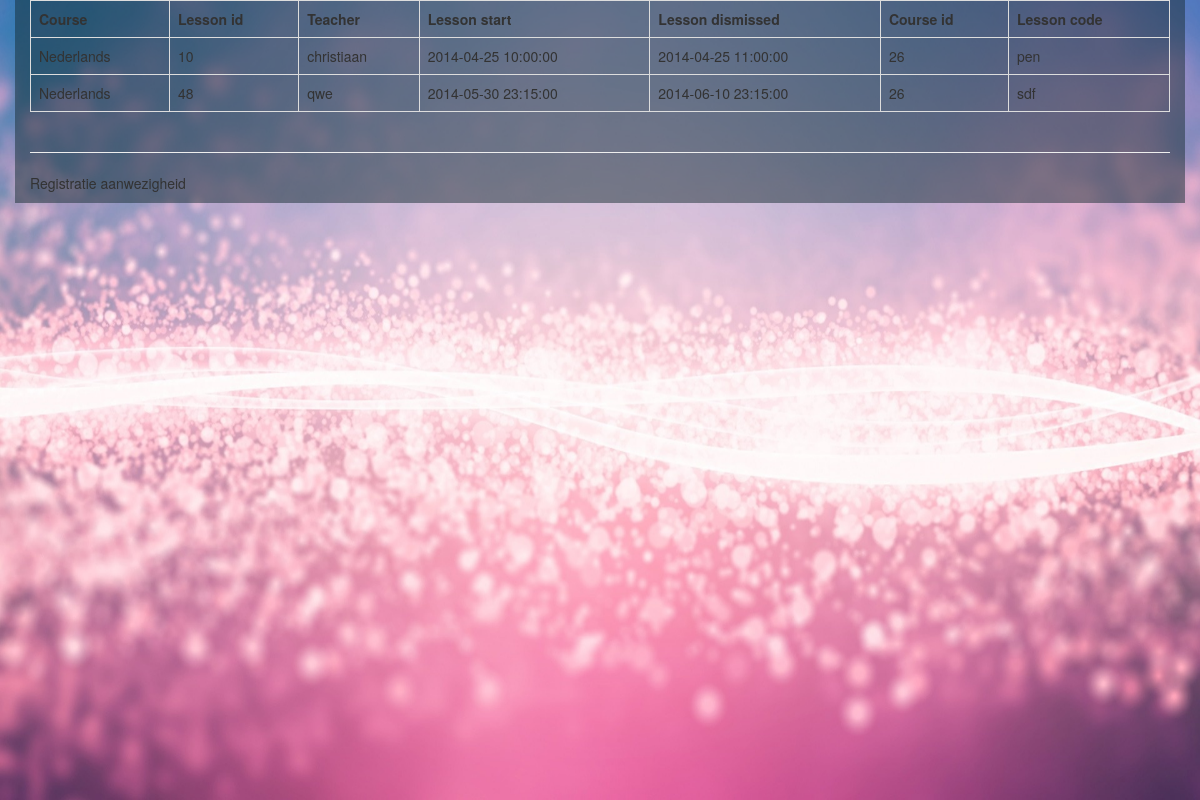
/lessons.php?id=26, run on an earlier commit of the app's database.
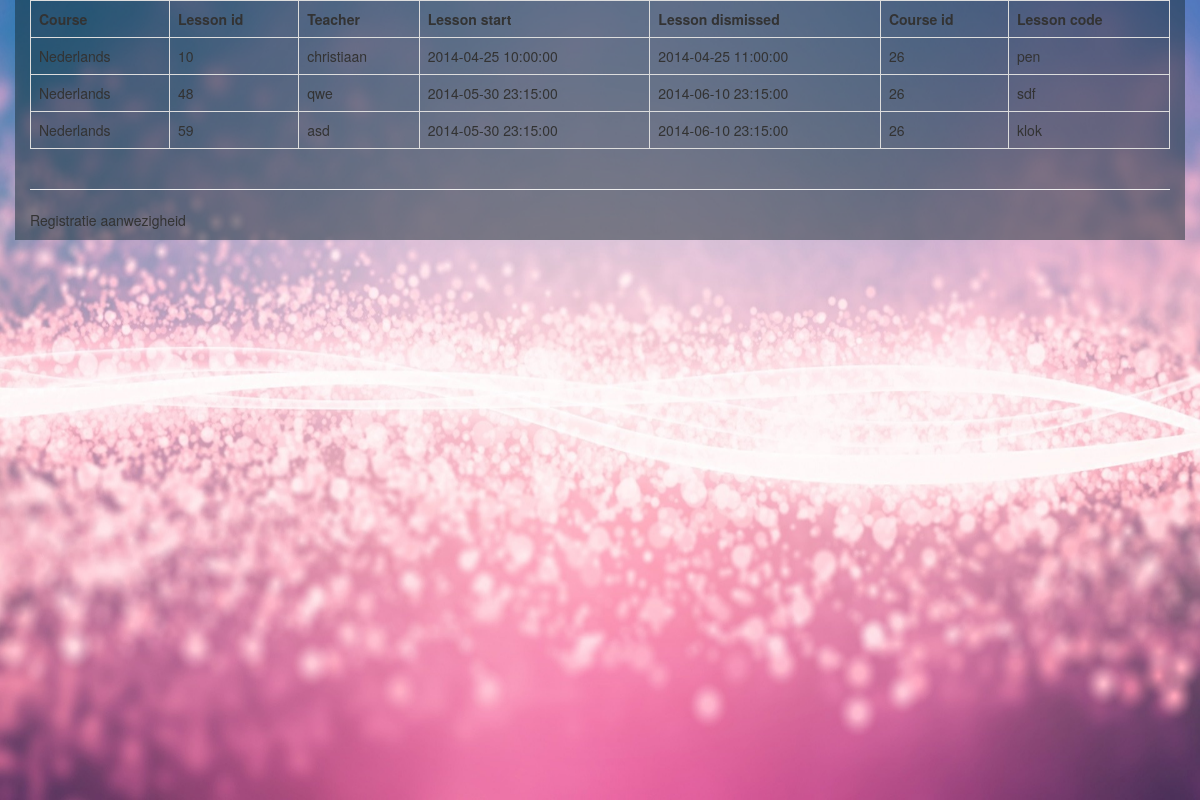
And on a later commit of the database.
### tables this page shows
CREATE TABLE IF NOT EXISTS `lessons` (
  `lessonId` int(10) NOT NULL AUTO_INCREMENT,
  `user_id` int(10) NOT NULL,
  `course_id` int(10) DEFAULT NULL,
  `startTime` datetime DEFAULT NULL,
  `endTime` datetime DEFAULT NULL,
  `lescode` varchar(50) NOT NULL,
  PRIMARY KEY (`lessonId`),
  KEY `user_id` (`user_id`),
  KEY `course_id` (`course_id`)
);

CREATE TABLE IF NOT EXISTS `courses` (
  `course_id` int(10) NOT NULL AUTO_INCREMENT,
  `categoryId` int(10) NOT NULL DEFAULT '0',
  `name` varchar(50) DEFAULT NULL,
  `courseType` varchar(50) DEFAULT NULL,
  PRIMARY KEY (`course_id`),
  KEY `categoryId` (`categoryId`)
);

CREATE TABLE IF NOT EXISTS `users` (
  `user_id` int(11) NOT NULL AUTO_INCREMENT,
  `username` varchar(32) NOT NULL,
  `password` varchar(32) NOT NULL,
  `first_name` varchar(32) NOT NULL,
  `last_name` varchar(32) NOT NULL,
  `email` varchar(1024) NOT NULL,
  `active` int(11) NOT NULL DEFAULT '0',
  `type` int(11) NOT NULL DEFAULT '0',
  PRIMARY KEY (`user_id`),
  UNIQUE KEY `username` (`username`)
);

### core/functions/lessonFunctions.php (called while the page is built, shortened)
<?php
class lessonFunctions {
    function getLessons($q) {
        $mysqli = Database::getDatabaseConnection();
        $query = "SELECT co.name,le.lessonId, us.first_name, le.startTime, le.endTime, le.course_id, le.lescode
            FROM lessons le inner join courses co on le.course_id = co.course_id
            inner join users us
            on le.user_id = us.user_id
            WHERE le.course_id = '" . $q . "'";
        $result = $mysqli->query($query);
        return $result;
    }
}
?>

### lessons.php (the view, shortened to what this page needs)
<?php
require ('includes/header.php');
?>
<div class="table-responsive">
    <table class=" table table-bordered table-hover">
        <tr>   <td><b>Course</b></td>
            <td><b>Lesson id</b></td>
            <td><b>Teacher</b></td>
            <td><b>Lesson start</b></td>
            <td><b>Lesson dismissed</b></td>
            <td><b>Course id</b></td>
            <td><b>Lesson code</b></td>
        </tr>
        <?php
        require ('core/functions/lessonFunctions.php');
        $q = intval($_GET['id']);
        $lessons = new lessonFunctions();
        $result = $lessons->getLessons($q);
        while ($row = $result->fetch_assoc()) {
            extract($row);
            echo "<tr>";
            echo "<td>" . $row['name'] . "</td>";
            echo "<td>" . $row['lessonId'] . "</td>";
            echo "<td>" . $row['first_name'] . "</td>";
            echo "<td>" . $row['startTime'] . "</td>";
            echo "<td>" . $row['endTime'] . "</td>";
            echo "<td>" . $row['course_id'] . "</td>";
            echo "<td>" . $row['lescode'] . "</td>";
        }
        ?>
    </table>
</div>
<?php
require ('includes/footer.php');
?>

What changed in the data, as far as the page shows it:
added lessons: course.name "Nederlands", lessonId "59", user.first_name "asd", startTime "2014-05-30 23:15:00", endTime "2014-06-10 23:15:00", course "26", lescode "klok"
